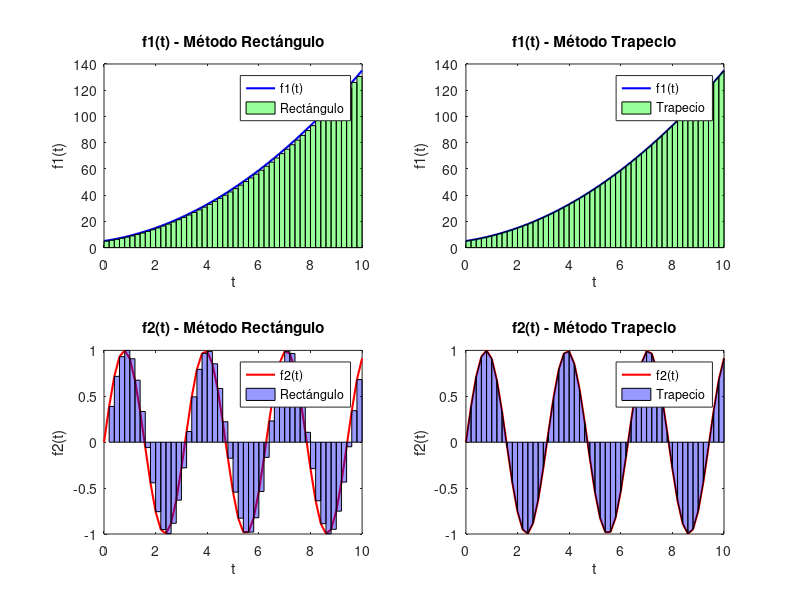

The MATLAB script that drew this image:
clearvars; 
clc;
close all;

% Definir las funciones a integrar
f1 = @(t) t.^2 + 3*t + 5;
f2 = @(t, wo) sin(wo * t);

% Configurar los parámetros para la integración
wo = 2; % Frecuencia para la función f2(t)
a = 0; % Límite inferior de integración
b = 10; % Límite superior de integración
n = 50; % Número de subintervalos

% Discretización del intervalo
t = linspace(a, b, n+1);
dt = (b - a) / n;

% Integración numérica por el método del Rectángulo
rect_f1 = sum(f1(t(1:end-1))) * dt;
rect_f2 = sum(f2(t(1:end-1), wo)) * dt;

% Integración numérica por el método del Trapecio
trap_f1 = (sum(f1(t)) - 0.5 * (f1(a) + f1(b))) * dt;
trap_f2 = (sum(f2(t, wo)) - 0.5 * (f2(a, wo) + f2(b, wo))) * dt;

% Mostrar los resultados
fprintf('Integración de f1(t) por el método del Rectángulo: %.4f\n', rect_f1);
fprintf('Integración de f1(t) por el método del Trapecio: %.4f\n', trap_f1);
fprintf('Integración de f2(t) por el método del Rectángulo: %.4f\n', rect_f2);
fprintf('Integración de f2(t) por el método del Trapecio: %.4f\n', trap_f2);

% Graficar las funciones y sus áreas aproximadas
figure;

% Gráfica de f1(t) con método del Rectángulo
subplot(2, 2, 1);
plot(t, f1(t), 'b', 'LineWidth', 1.5);
hold on;
for i = 1:n
    x_rect = [t(i), t(i+1), t(i+1), t(i)];
    y_rect = [0, 0, f1(t(i)), f1(t(i))];
    fill(x_rect, y_rect, 'g', 'FaceAlpha', 0.4, 'EdgeColor', 'k');
end
xlabel('t'); ylabel('f1(t)');
title('f1(t) - Método Rectángulo');
legend('f1(t)', 'Rectángulo');
hold off;

% Gráfica de f1(t) con método del Trapecio
subplot(2, 2, 2);
plot(t, f1(t), 'b', 'LineWidth', 1.5);
hold on;
for i = 1:n
    x_trap = [t(i), t(i+1), t(i+1), t(i)];
    y_trap = [0, 0, f1(t(i+1)), f1(t(i))];
    fill(x_trap, y_trap, 'g', 'FaceAlpha', 0.4, 'EdgeColor', 'k');
end
xlabel('t'); ylabel('f1(t)');
title('f1(t) - Método Trapecio');
legend('f1(t)', 'Trapecio');
hold off;

% Gráfica de f2(t) con método del Rectángulo
subplot(2, 2, 3);
plot(t, f2(t, wo), 'r', 'LineWidth', 1.5);
hold on;
for i = 1:n
    x_rect = [t(i), t(i+1), t(i+1), t(i)];
    y_rect = [0, 0, f2(t(i), wo), f2(t(i), wo)];
    fill(x_rect, y_rect, 'b', 'FaceAlpha', 0.4, 'EdgeColor', 'k');
end
xlabel('t'); ylabel('f2(t)');
title('f2(t) - Método Rectángulo');
legend('f2(t)', 'Rectángulo');
hold off;

% Gráfica de f2(t) con método del Trapecio
subplot(2, 2, 4);
plot(t, f2(t, wo), 'r', 'LineWidth', 1.5);
hold on;
for i = 1:n
    x_trap = [t(i), t(i+1), t(i+1), t(i)];
    y_trap = [0, 0, f2(t(i+1), wo), f2(t(i), wo)];
    fill(x_trap, y_trap, 'b', 'FaceAlpha', 0.4, 'EdgeColor', 'k');
end
xlabel('t'); ylabel('f2(t)');
title('f2(t) - Método Trapecio');
legend('f2(t)', 'Trapecio');
hold off;
